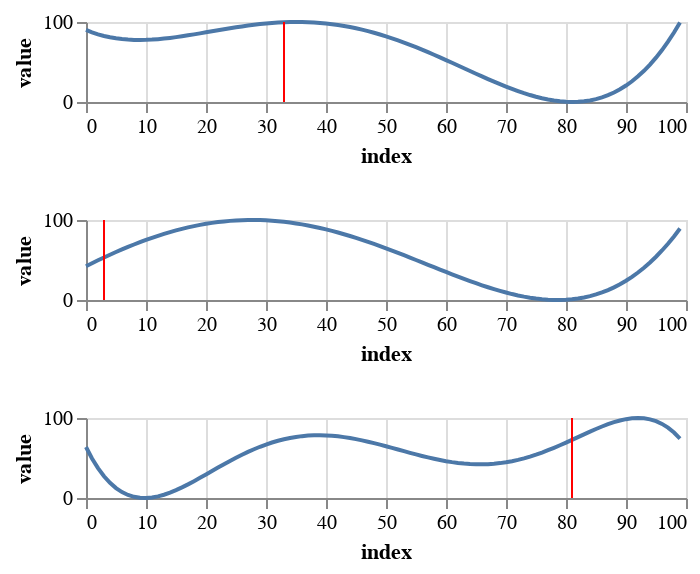

Notebook cell for this chart:
### Code cell
# we also believe that robots have similar time series if they are close
# let's check this for two robots in example3 that are close and two that are far

getTimeSeries(93)&getTimeSeries(74)&getTimeSeries(9)

# you can see that the first two are very similar but they are both different from the last

### Figure 1 — Vega-Lite specification as saved in the notebook (floating-point values rounded to 4 significant figures)
{"config": {"view": {"continuousWidth": 400, "continuousHeight": 300}}, "vconcat": [{"layer": [{"data": {"name": "data-41d8a58767fee65402a79dae13ac8198"}, "mark": "line", "encoding": {"x": {"type": "quantitative", "field": "index"}, "y": {"type": "quantitative", "field": "value"}}}, {"data": {"name": "data-935e7b00c5066673ea775c53ff3ee763"}, "mark": {"type": "rule", "color": "red"}, "encoding": {"x": {"type": "quantitative", "field": "index"}}}], "height": 40, "width": 300}, {"layer": [{"data": {"name": "data-945fc9b3ce9f0abaa3a45b30b102a81f"}, "mark": "line", "encoding": {"x": {"type": "quantitative", "field": "index"}, "y": {"type": "quantitative", "field": "value"}}}, {"data": {"name": "data-3d6d6bd73749418476fa62ea01b27a57"}, "mark": {"type": "rule", "color": "red"}, "encoding": {"x": {"type": "quantitative", "field": "index"}}}], "height": 40, "width": 300}, {"layer": [{"data": {"name": "data-c6c620109e32ada74f8f5bab08102501"}, "mark": "line", "encoding": {"x": {"type": "quantitative", "field": "index"}, "y": {"type": "quantitative", "field": "value"}}}, {"data": {"name": "data-192d801b2e355b12e9cdb944d9d6ba46"}, "mark": {"type": "rule", "color": "red"}, "encoding": {"x": {"type": "quantitative", "field": "index"}}}], "height": 40, "width": 300}], "$schema": "https://vega.github.io/schema/vega-lite/v4.8.1.json", "datasets": {"data-41d8a58767fee65402a79dae13ac8198": [{"index": 0, "variable": "t_1", "value": 90.06, "expires": "No"}, {"index": 1, "variable": "t_2", "value": 87.11, "expires": "No"}, {"index": 2, "variable": "t_3", "value": 84.62, "expires": "No"}, {"index": 3, "variable": "t_4", "value": 82.55, "expires": "No"}, {"index": 4, "variable": "t_5", "value": 80.89, "expires": "No"}, {"index": 5, "variable": "t_6", "value": 79.59, "expires": "No"}, {"index": 6, "variable": "t_7", "value": 78.63, "expires": "No"}, {"index": 7, "variable": "t_8", "value": 77.99, "expires": "No"}, {"index": 8, "variable": "t_9", "value": 77.64, "expires": "No"}, {"index": 9, "variable": "t_10", "value": 77.54, "expires": "No"}, {"index": 10, "variable": "t_11", "value": 77.68, "expires": "No"}, {"index": 11, "variable": "t_12", "value": 78.04, "expires": "No"}, {"index": 12, "variable": "t_13", "value": 78.58, "expires": "No"}, {"index": 13, "variable": "t_14", "value": 79.29, "expires": "No"}, {"index": 14, "variable": "t_15", "value": 80.14, "expires": "No"}, {"index": 15, "variable": "t_16", "value": 81.11, "expires": "No"}, {"index": 16, "variable": "t_17", "value": 82.18, "expires": "No"}, {"index": 17, "variable": "t_18", "value": 83.34, "expires": "No"}, {"index": 18, "variable": "t_19", "value": 84.55, "expires": "No"}, {"index": 19, "variable": "t_20", "value": 85.82, "expires": "No"}, {"index": 20, "variable": "t_21", "value": 87.1, "expires": "No"}, {"index": 21, "variable": "t_22", "value": 88.4, "expires": "No"}, {"index": 22, "variable": "t_23", "value": 89.69, "expires": "No"}, {"index": 23, "variable": "t_24", "value": 90.96, "expires": "No"}, {"index": 24, "variable": "t_25", "value": 92.2, "expires": "No"}, {"index": 25, "variable": "t_26", "value": 93.38, "expires": "No"}, {"index": 26, "variable": "t_27", "value": 94.5, "expires": "No"}, {"index": 27, "variable": "t_28", "value": 95.55, "expires": "No"}, {"index": 28, "variable": "t_29", "value": 96.51, "expires": "No"}, {"index": 29, "variable": "t_30", "value": 97.37, "expires": "No"}, {"index": 30, "variable": "t_31", "value": 98.13, "expires": "No"}, {"index": 31, "variable": "t_32", "value": 98.77, "expires": "No"}, {"index": 32, "variable": "t_33", "value": 99.28, "expires": "No"}, {"index": 33, "variable": "t_34", "value": 99.66, "expires": "Yes"}, {"index": 34, "variable": "t_35", "value": 99.9, "expires": "No"}, {"index": 35, "variable": "t_36", "value": 100.0, "expires": "No"}, {"index": 36, "variable": "t_37", "value": 99.94, "expires": "No"}, {"index": 37, "variable": "t_38", "value": 99.73, "expires": "No"}, {"index": 38, "variable": "t_39", "value": 99.36, "expires": "No"}, {"index": 39, "variable": "t_40", "value": 98.83, "expires": "No"}, {"index": 40, "variable": "t_41", "value": 98.13, "expires": "No"}, {"index": 41, "variable": "t_42", "value": 97.26, "expires": "No"}, {"index": 42, "variable": "t_43", "value": 96.23, "expires": "No"}, {"index": 43, "variable": "t_44", "value": 95.03, "expires": "No"}, {"index": 44, "variable": "t_45", "value": 93.66, "expires": "No"}, {"index": 45, "variable": "t_46", "value": 92.12, "expires": "No"}, {"index": 46, "variable": "t_47", "value": 90.42, "expires": "No"}, {"index": 47, "variable": "t_48", "value": 88.56, "expires": "No"}, {"index": 48, "variable": "t_49", "value": 86.54, "expires": "No"}, {"index": 49, "variable": "t_50", "value": 84.37, "expires": "No"}, {"index": 50, "variable": "t_51", "value": 82.05, "expires": "No"}, {"index": 51, "variable": "t_52", "value": 79.59, "expires": "No"}, {"index": 52, "variable": "t_53", "value": 76.99, "expires": "No"}, {"index": 53, "variable": "t_54", "value": 74.27, "expires": "No"}, {"index": 54, "variable": "t_55", "value": 71.42, "expires": "No"}, {"index": 55, "variable": "t_56", "value": 68.47, "expires": "No"}, {"index": 56, "variable": "t_57", "value": 65.41, "expires": "No"}, {"index": 57, "variable": "t_58", "value": 62.26, "expires": "No"}, {"index": 58, "variable": "t_59", "value": 59.04, "expires": "No"}, {"index": 59, "variable": "t_60", "value": 55.74, "expires": "No"}, {"index": 60, "variable": "t_61", "value": 52.4, "expires": "No"}, {"index": 61, "variable": "t_62", "value": 49.01, "expires": "No"}, {"index": 62, "variable": "t_63", "value": 45.59, "expires": "No"}, {"index": 63, "variable": "t_64", "value": 42.16, "expires": "No"}, {"index": 64, "variable": "t_65", "value": 38.73, "expires": "No"}, {"index": 65, "variable": "t_66", "value": 35.33, "expires": "No"}, {"index": 66, "variable": "t_67", "value": 31.96, "expires": "No"}, {"index": 67, "variable": "t_68", "value": 28.65, "expires": "No"}, {"index": 68, "variable": "t_69", "value": 25.41, "expires": "No"}, {"index": 69, "variable": "t_70", "value": 22.27, "expires": "No"}, {"index": 70, "variable": "t_71", "value": 19.24, "expires": "No"}, {"index": 71, "variable": "t_72", "value": 16.34, "expires": "No"}, {"index": 72, "variable": "t_73", "value": 13.61, "expires": "No"}, {"index": 73, "variable": "t_74", "value": 11.05, "expires": "No"}, {"index": 74, "variable": "t_75", "value": 8.693, "expires": "No"}, {"index": 75, "variable": "t_76", "value": 6.564, "expires": "No"}, {"index": 76, "variable": "t_77", "value": 4.687, "expires": "No"}, {"index": 77, "variable": "t_78", "value": 3.087, "expires": "No"}, {"index": 78, "variable": "t_79", "value": 1.791, "expires": "No"}, {"index": 79, "variable": "t_80", "value": 0.8262, "expires": "No"}, {"index": 80, "variable": "t_81", "value": 0.2195, "expires": "No"}, {"index": 81, "variable": "t_82", "value": 0.0, "expires": "No"}, {"index": 82, "variable": "t_83", "value": 0.1971, "expires": "No"}, {"index": 83, "variable": "t_84", "value": 0.8408, "expires": "No"}, {"index": 84, "variable": "t_85", "value": 1.962, "expires": "No"}, {"index": 85, "variable": "t_86", "value": 3.593, "expires": "No"}, {"index": 86, "variable": "t_87", "value": 5.765, "expires": "No"}, {"index": 87, "variable": "t_88", "value": 8.511, "expires": "No"}, {"index": 88, "variable": "t_89", "value": 11.87, "expires": "No"}, {"index": 89, "variable": "t_90", "value": 15.87, "expires": "No"}, {"index": 90, "variable": "t_91", "value": 20.54, "expires": "No"}, {"index": 91, "variable": "t_92", "value": 25.94, "expires": "No"}, {"index": 92, "variable": "t_93", "value": 32.08, "expires": "No"}, {"index": 93, "variable": "t_94", "value": 39.01, "expires": "No"}, {"index": 94, "variable": "t_95", "value": 46.78, "expires": "No"}, {"index": 95, "variable": "t_96", "value": 55.4, "expires": "No"}, {"index": 96, "variable": "t_97", "value": 64.94, "expires": "No"}, {"index": 97, "variable": "t_98", "value": 75.42, "expires": "No"}, {"index": 98, "variable": "t_99", "value": 86.9, "expires": "No"}, {"index": 99, "variable": "t_100", "value": 99.4, "expires": "No"}], "data-935e7b00c5066673ea775c53ff3ee763": [{"index": 33, "variable": "t_34", "value": 99.66, "expires": "Yes"}], "data-945fc9b3ce9f0abaa3a45b30b102a81f": [{"index": 0, "variable": "t_1", "value": 42.29, "expires": "No"}, {"index": 1, "variable": "t_2", "value": 45.98, "expires": "No"}, {"index": 2, "variable": "t_3", "value": 49.61, "expires": "No"}, {"index": 3, "variable": "t_4", "value": 53.15, "expires": "Yes"}, {"index": 4, "variable": "t_5", "value": 56.6, "expires": "No"}, {"index": 5, "variable": "t_6", "value": 59.96, "expires": "No"}, {"index": 6, "variable": "t_7", "value": 63.21, "expires": "No"}, {"index": 7, "variable": "t_8", "value": 66.36, "expires": "No"}, {"index": 8, "variable": "t_9", "value": 69.39, "expires": "No"}, {"index": 9, "variable": "t_10", "value": 72.3, "expires": "No"}, {"index": 10, "variable": "t_11", "value": 75.09, "expires": "No"}, {"index": 11, "variable": "t_12", "value": 77.75, "expires": "No"}, {"index": 12, "variable": "t_13", "value": 80.28, "expires": "No"}, {"index": 13, "variable": "t_14", "value": 82.66, "expires": "No"}, {"index": 14, "variable": "t_15", "value": 84.91, "expires": "No"}, {"index": 15, "variable": "t_16", "value": 87.01, "expires": "No"}, {"index": 16, "variable": "t_17", "value": 88.96, "expires": "No"}, {"index": 17, "variable": "t_18", "value": 90.75, "expires": "No"}, {"index": 18, "variable": "t_19", "value": 92.4, "expires": "No"}, {"index": 19, "variable": "t_20", "value": 93.89, "expires": "No"}, {"index": 20, "variable": "t_21", "value": 95.21, "expires": "No"}, {"index": 21, "variable": "t_22", "value": 96.38, "expires": "No"}, {"index": 22, "variable": "t_23", "value": 97.39, "expires": "No"}, {"index": 23, "variable": "t_24", "value": 98.23, "expires": "No"}, {"index": 24, "variable": "t_25", "value": 98.91, "expires": "No"}, {"index": 25, "variable": "t_26", "value": 99.43, "expires": "No"}, {"index": 26, "variable": "t_27", "value": 99.78, "expires": "No"}, {"index": 27, "variable": "t_28", "value": 99.97, "expires": "No"}, {"index": 28, "variable": "t_29", "value": 100.0, "expires": "No"}, {"index": 29, "variable": "t_30", "value": 99.86, "expires": "No"}, {"index": 30, "variable": "t_31", "value": 99.57, "expires": "No"}, {"index": 31, "variable": "t_32", "value": 99.11, "expires": "No"}, {"index": 32, "variable": "t_33", "value": 98.5, "expires": "No"}, {"index": 33, "variable": "t_34", "value": 97.73, "expires": "No"}, {"index": 34, "variable": "t_35", "value": 96.81, "expires": "No"}, {"index": 35, "variable": "t_36", "value": 95.74, "expires": "No"}, {"index": 36, "variable": "t_37", "value": 94.52, "expires": "No"}, {"index": 37, "variable": "t_38", "value": 93.16, "expires": "No"}, {"index": 38, "variable": "t_39", "value": 91.66, "expires": "No"}, {"index": 39, "variable": "t_40", "value": 90.02, "expires": "No"}, {"index": 40, "variable": "t_41", "value": 88.26, "expires": "No"}, {"index": 41, "variable": "t_42", "value": 86.36, "expires": "No"}, {"index": 42, "variable": "t_43", "value": 84.35, "expires": "No"}, {"index": 43, "variable": "t_44", "value": 82.22, "expires": "No"}, {"index": 44, "variable": "t_45", "value": 79.98, "expires": "No"}, {"index": 45, "variable": "t_46", "value": 77.63, "expires": "No"}, {"index": 46, "variable": "t_47", "value": 75.19, "expires": "No"}, {"index": 47, "variable": "t_48", "value": 72.66, "expires": "No"}, {"index": 48, "variable": "t_49", "value": 70.04, "expires": "No"}, {"index": 49, "variable": "t_50", "value": 67.35, "expires": "No"}, {"index": 50, "variable": "t_51", "value": 64.58, "expires": "No"}, {"index": 51, "variable": "t_52", "value": 61.76, "expires": "No"}, {"index": 52, "variable": "t_53", "value": 58.88, "expires": "No"}, {"index": 53, "variable": "t_54", "value": 55.96, "expires": "No"}, {"index": 54, "variable": "t_55", "value": 53.0, "expires": "No"}, {"index": 55, "variable": "t_56", "value": 50.01, "expires": "No"}, {"index": 56, "variable": "t_57", "value": 47.01, "expires": "No"}, {"index": 57, "variable": "t_58", "value": 44.0, "expires": "No"}, {"index": 58, "variable": "t_59", "value": 41.0, "expires": "No"}, {"index": 59, "variable": "t_60", "value": 38.0, "expires": "No"}, {"index": 60, "variable": "t_61", "value": 35.04, "expires": "No"}, {"index": 61, "variable": "t_62", "value": 32.11, "expires": "No"}, {"index": 62, "variable": "t_63", "value": 29.22, "expires": "No"}, {"index": 63, "variable": "t_64", "value": 26.39, "expires": "No"}, {"index": 64, "variable": "t_65", "value": 23.64, "expires": "No"}, {"index": 65, "variable": "t_66", "value": 20.97, "expires": "No"}, {"index": 66, "variable": "t_67", "value": 18.39, "expires": "No"}, {"index": 67, "variable": "t_68", "value": 15.92, "expires": "No"}, {"index": 68, "variable": "t_69", "value": 13.58, "expires": "No"}, {"index": 69, "variable": "t_70", "value": 11.37, "expires": "No"}, {"index": 70, "variable": "t_71", "value": 9.309, "expires": "No"}, {"index": 71, "variable": "t_72", "value": 7.415, "expires": "No"}, {"index": 72, "variable": "t_73", "value": 5.699, "expires": "No"}, {"index": 73, "variable": "t_74", "value": 4.178, "expires": "No"}, {"index": 74, "variable": "t_75", "value": 2.866, "expires": "No"}, {"index": 75, "variable": "t_76", "value": 1.778, "expires": "No"}, {"index": 76, "variable": "t_77", "value": 0.9315, "expires": "No"}, {"index": 77, "variable": "t_78", "value": 0.3418, "expires": "No"}, {"index": 78, "variable": "t_79", "value": 0.02571, "expires": "No"}, {"index": 79, "variable": "t_80", "value": 0.0, "expires": "No"}, {"index": 80, "variable": "t_81", "value": 0.2819, "expires": "No"}, {"index": 81, "variable": "t_82", "value": 0.889, "expires": "No"}, {"index": 82, "variable": "t_83", "value": 1.839, "expires": "No"}, {"index": 83, "variable": "t_84", "value": 3.15, "expires": "No"}, {"index": 84, "variable": "t_85", "value": 4.841, "expires": "No"}, {"index": 85, "variable": "t_86", "value": 6.93, "expires": "No"}, {"index": 86, "variable": "t_87", "value": 9.437, "expires": "No"}, {"index": 87, "variable": "t_88", "value": 12.38, "expires": "No"}, {"index": 88, "variable": "t_89", "value": 15.78, "expires": "No"}, {"index": 89, "variable": "t_90", "value": 19.66, "expires": "No"}, {"index": 90, "variable": "t_91", "value": 24.03, "expires": "No"}, {"index": 91, "variable": "t_92", "value": 28.92, "expires": "No"}, {"index": 92, "variable": "t_93", "value": 34.35, "expires": "No"}, {"index": 93, "variable": "t_94", "value": 40.35, "expires": "No"}, {"index": 94, "variable": "t_95", "value": 46.92, "expires": "No"}, {"index": 95, "variable": "t_96", "value": 54.1, "expires": "No"}, {"index": 96, "variable": "t_97", "value": 61.9, "expires": "No"}, {"index": 97, "variable": "t_98", "value": 70.35, "expires": "No"}, {"index": 98, "variable": "t_99", "value": 79.47, "expires": "No"}, {"index": 99, "variable": "t_100", "value": 89.29, "expires": "No"}], "data-3d6d6bd73749418476fa62ea01b27a57": [{"index": 3, "variable": "t_4", "value": 53.15, "expires": "Yes"}], "data-c6c620109e32ada74f8f5bab08102501": [{"index": 0, "variable": "t_1", "value": 63.74, "expires": "No"}, {"index": 1, "variable": "t_2", "value": 49.42, "expires": "No"}, {"index": 2, "variable": "t_3", "value": 37.31, "expires": "No"}, {"index": 3, "variable": "t_4", "value": 27.22, "expires": "No"}, {"index": 4, "variable": "t_5", "value": 18.98, "expires": "No"}, {"index": 5, "variable": "t_6", "value": 12.45, "expires": "No"}, {"index": 6, "variable": "t_7", "value": 7.445, "expires": "No"}, {"index": 7, "variable": "t_8", "value": 3.836, "expires": "No"}, {"index": 8, "variable": "t_9", "value": 1.479, "expires": "No"}, {"index": 9, "variable": "t_10", "value": 0.2423, "expires": "No"}, {"index": 10, "variable": "t_11", "value": 0.0, "expires": "No"}, {"index": 11, "variable": "t_12", "value": 0.6339, "expires": "No"}, {"index": 12, "variable": "t_13", "value": 2.032, "expires": "No"}, {"index": 13, "variable": "t_14", "value": 4.091, "expires": "No"}, {"index": 14, "variable": "t_15", "value": 6.71, "expires": "No"}, {"index": 15, "variable": "t_16", "value": 9.797, "expires": "No"}, {"index": 16, "variable": "t_17", "value": 13.27, "expires": "No"}, {"index": 17, "variable": "t_18", "value": 17.04, "expires": "No"}, {"index": 18, "variable": "t_19", "value": 21.04, "expires": "No"}, {"index": 19, "variable": "t_20", "value": 25.2, "expires": "No"}, {"index": 20, "variable": "t_21", "value": 29.45, "expires": "No"}, {"index": 21, "variable": "t_22", "value": 33.74, "expires": "No"}, {"index": 22, "variable": "t_23", "value": 38.02, "expires": "No"}, {"index": 23, "variable": "t_24", "value": 42.23, "expires": "No"}, {"index": 24, "variable": "t_25", "value": 46.33, "expires": "No"}, {"index": 25, "variable": "t_26", "value": 50.29, "expires": "No"}, {"index": 26, "variable": "t_27", "value": 54.07, "expires": "No"}, {"index": 27, "variable": "t_28", "value": 57.64, "expires": "No"}, {"index": 28, "variable": "t_29", "value": 60.97, "expires": "No"}, {"index": 29, "variable": "t_30", "value": 64.05, "expires": "No"}, {"index": 30, "variable": "t_31", "value": 66.85, "expires": "No"}, {"index": 31, "variable": "t_32", "value": 69.36, "expires": "No"}, {"index": 32, "variable": "t_33", "value": 71.58, "expires": "No"}, {"index": 33, "variable": "t_34", "value": 73.48, "expires": "No"}, {"index": 34, "variable": "t_35", "value": 75.08, "expires": "No"}, {"index": 35, "variable": "t_36", "value": 76.36, "expires": "No"}, {"index": 36, "variable": "t_37", "value": 77.33, "expires": "No"}, {"index": 37, "variable": "t_38", "value": 78.0, "expires": "No"}, {"index": 38, "variable": "t_39", "value": 78.36, "expires": "No"}, {"index": 39, "variable": "t_40", "value": 78.44, "expires": "No"}, {"index": 40, "variable": "t_41", "value": 78.24, "expires": "No"}, {"index": 41, "variable": "t_42", "value": 77.77, "expires": "No"}, {"index": 42, "variable": "t_43", "value": 77.05, "expires": "No"}, {"index": 43, "variable": "t_44", "value": 76.11, "expires": "No"}, {"index": 44, "variable": "t_45", "value": 74.94, "expires": "No"}, {"index": 45, "variable": "t_46", "value": 73.59, "expires": "No"}, {"index": 46, "variable": "t_47", "value": 72.06, "expires": "No"}, {"index": 47, "variable": "t_48", "value": 70.38, "expires": "No"}, {"index": 48, "variable": "t_49", "value": 68.57, "expires": "No"}, {"index": 49, "variable": "t_50", "value": 66.67, "expires": "No"}, {"index": 50, "variable": "t_51", "value": 64.68, "expires": "No"}, {"index": 51, "variable": "t_52", "value": 62.64, "expires": "No"}, {"index": 52, "variable": "t_53", "value": 60.58, "expires": "No"}, {"index": 53, "variable": "t_54", "value": 58.51, "expires": "No"}, {"index": 54, "variable": "t_55", "value": 56.46, "expires": "No"}, {"index": 55, "variable": "t_56", "value": 54.46, "expires": "No"}, {"index": 56, "variable": "t_57", "value": 52.54, "expires": "No"}, {"index": 57, "variable": "t_58", "value": 50.71, "expires": "No"}, {"index": 58, "variable": "t_59", "value": 49.0, "expires": "No"}, {"index": 59, "variable": "t_60", "value": 47.44, "expires": "No"}, {"index": 60, "variable": "t_61", "value": 46.04, "expires": "No"}, {"index": 61, "variable": "t_62", "value": 44.82, "expires": "No"}, {"index": 62, "variable": "t_63", "value": 43.8, "expires": "No"}, {"index": 63, "variable": "t_64", "value": 43.01, "expires": "No"}, {"index": 64, "variable": "t_65", "value": 42.45, "expires": "No"}, {"index": 65, "variable": "t_66", "value": 42.14, "expires": "No"}, {"index": 66, "variable": "t_67", "value": 42.1, "expires": "No"}, {"index": 67, "variable": "t_68", "value": 42.32, "expires": "No"}, {"index": 68, "variable": "t_69", "value": 42.83, "expires": "No"}, {"index": 69, "variable": "t_70", "value": 43.61, "expires": "No"}, {"index": 70, "variable": "t_71", "value": 44.68, "expires": "No"}, {"index": 71, "variable": "t_72", "value": 46.04, "expires": "No"}, {"index": 72, "variable": "t_73", "value": 47.67, "expires": "No"}, {"index": 73, "variable": "t_74", "value": 49.58, "expires": "No"}, {"index": 74, "variable": "t_75", "value": 51.76, "expires": "No"}, {"index": 75, "variable": "t_76", "value": 54.18, "expires": "No"}, {"index": 76, "variable": "t_77", "value": 56.83, "expires": "No"}, {"index": 77, "variable": "t_78", "value": 59.7, "expires": "No"}, {"index": 78, "variable": "t_79", "value": 62.75, "expires": "No"}, {"index": 79, "variable": "t_80", "value": 65.96, "expires": "No"}, {"index": 80, "variable": "t_81", "value": 69.29, "expires": "No"}, {"index": 81, "variable": "t_82", "value": 72.7, "expires": "Yes"}, {"index": 82, "variable": "t_83", "value": 76.16, "expires": "No"}, {"index": 83, "variable": "t_84", "value": 79.61, "expires": "No"}, {"index": 84, "variable": "t_85", "value": 83.0, "expires": "No"}, {"index": 85, "variable": "t_86", "value": 86.28, "expires": "No"}, {"index": 86, "variable": "t_87", "value": 89.38, "expires": "No"}, {"index": 87, "variable": "t_88", "value": 92.23, "expires": "No"}, {"index": 88, "variable": "t_89", "value": 94.76, "expires": "No"}, {"index": 89, "variable": "t_90", "value": 96.89, "expires": "No"}, {"index": 90, "variable": "t_91", "value": 98.54, "expires": "No"}, {"index": 91, "variable": "t_92", "value": 99.61, "expires": "No"}, {"index": 92, "variable": "t_93", "value": 100.0, "expires": "No"}, {"index": 93, "variable": "t_94", "value": 99.61, "expires": "No"}, {"index": 94, "variable": "t_95", "value": 98.34, "expires": "No"}, {"index": 95, "variable": "t_96", "value": 96.05, "expires": "No"}, {"index": 96, "variable": "t_97", "value": 92.64, "expires": "No"}, {"index": 97, "variable": "t_98", "value": 87.96, "expires": "No"}, {"index": 98, "variable": "t_99", "value": 81.87, "expires": "No"}, {"index": 99, "variable": "t_100", "value": 74.24, "expires": "No"}], "data-192d801b2e355b12e9cdb944d9d6ba46": [{"index": 81, "variable": "t_82", "value": 72.7, "expires": "Yes"}]}}
